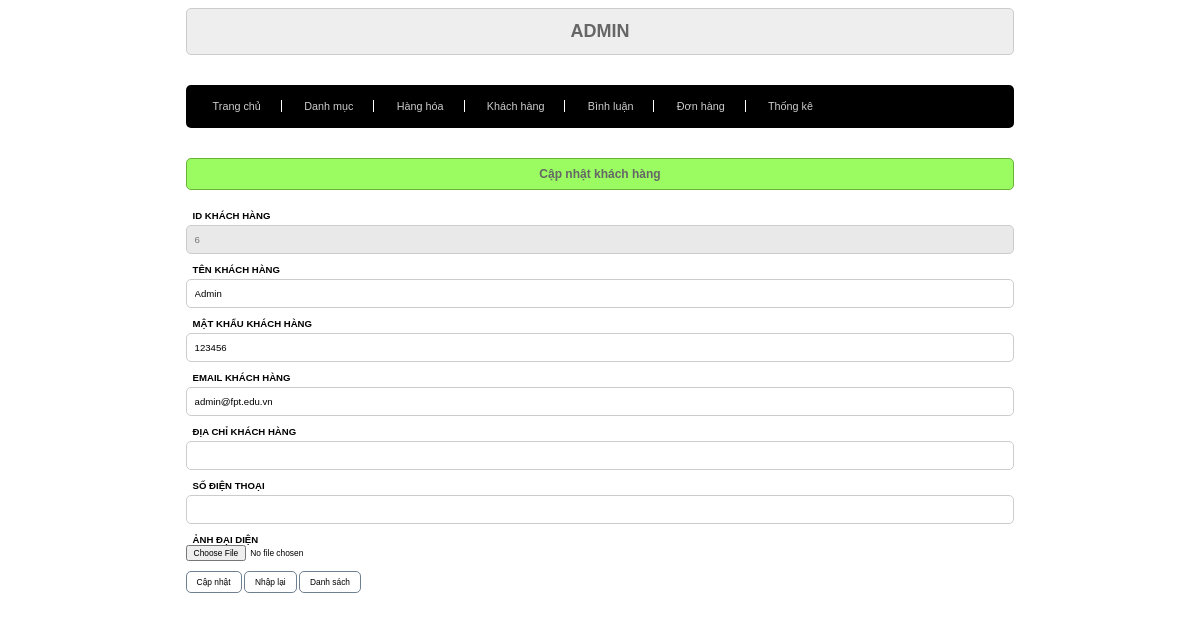
Page /admin/index.php?act=suatk&id=6 on the committed database.
### tables this page shows
CREATE TABLE `taikhoan` (
  `id` int(11) NOT NULL,
  `user` varchar(50) NOT NULL,
  `pass` varchar(50) NOT NULL,
  `email` varchar(255) NOT NULL,
  `address` varchar(255) DEFAULT NULL,
  `Add` varchar(200) DEFAULT NULL,
  `tel` varchar(20) DEFAULT NULL,
  `role` int(11) NOT NULL DEFAULT 0
);

### model/pdo.php (called while the page is built, shortened)
<?php
function pdo_get_connection(){
    $dburl = "mysql:host=localhost;dbname=duan1_sp24;charset=utf8";
    $username = 'root';
    $password = '';
    $conn = new PDO($dburl, $username, $password);
    $conn->setAttribute(PDO::ATTR_ERRMODE, PDO::ERRMODE_EXCEPTION);
    return $conn;
}
function pdo_query($sql){
    $sql_args = array_slice(func_get_args(), 1);
    try{
        $conn = pdo_get_connection();
        $stmt = $conn->prepare($sql);
        $stmt->execute($sql_args);
        $rows = $stmt->fetchAll();
        return $rows;
    }
    catch(PDOException $e){
        throw $e;
    }
    finally{
        unset($conn);
    }
}

### model/taikhoan.php (called while the page is built, shortened)
<?php
    function loadone_taikhoan($id){
        $sql = "SELECT * FROM taikhoan WHERE id = '".$id."'";
        $danhsach = pdo_query($sql);
        return $danhsach;
    }
?>

### admin/khachhang/suakhachhang.php (the view, shortened to what this page needs)
<div class="row">
            <div class="row boxtitle">
                <h1>Cập nhật khách hàng</h1>
            </div>
            <div class="row formLH">
                <form action="index.php?act=capnhattaikhoan" method="post" enctype="multipart/form-data">
                    <?php foreach($taikhoan as $a): ?>
                    <div class="row mb10">
                        <label for="">ID KHÁCH HÀNG</label>
                        <br>
                        <input class="tu-dong" type="text" name="" id="" placeholder="<?php echo $a['id'] ?>" disabled>
                    </div>
                    <br>
                    <div class="row mb10">
                        <label for="">TÊN KHÁCH HÀNG</label>
                        <br>
                        <input type="text" name="user" id="" value="<?php echo $a['user'] ?>">
                    </div>
                    <div class="row mb10">
                        <label for="">MẬT KHẨU KHÁCH HÀNG</label>
                        <br>
                        <input type="text" name="pass" id="" value="<?php echo $a['pass'] ?>">
                    </div>
                    <div class="row mb10">
                        <label for="">EMAIL KHÁCH HÀNG</label>
                        <br>
                        <input type="text" name="email" id="" value="<?php echo $a['email'] ?>">
                    </div>
                    <div class="row mb10">
                        <label for="">ĐỊA CHỈ KHÁCH HÀNG</label>
                        <br>
                        <input type="text" name="address" id="" value="<?php echo $a['address'] ?>">
                    </div>
                    <div class="row mb10">
                        <label for="">SỐ ĐIỆN THOẠI</label>
                        <br>
                        <input type="text" name="tel" id="" value="<?php echo $a['tel'] ?>">
                    </div>
                    <div class="row mb10">
                        <label for="">ẢNH ĐẠI DIỆN</label>
                        <br>
                        <input type="file" name="anh" id="">
                    </div>
                    <div class="row mb10">
                        <input type="submit" name="capnhat" value="Cập nhật">
                        <input type="reset" value="Nhập lại">
                        <a href="index.php?act=khachhang"><input type="button" value="Danh sách"></a>
                    </div>
                    <?php endforeach; ?>
                </form>
            </div>
        </div>

### css/style1.css (style rules this page uses)
* { box-sizing: border-box; font-family: sans-serif; font-size: 0.7vw; }
.row { float: left; width: 100%; position: relative; }
.mb10 { margin-bottom: 10px; }
input.tu-dong { background-color: #e9e9e9; font-family: Arial, Helvetica, sans-serif; }
.container h1 { text-align: center; font-family: Arial, Helvetica, sans-serif; font-size: 1.5vw; }
.boxtitle { background-color: #9afc61; border-radius: 1px; border: 1px solid #68b23c; font-size: 1vw; color: #666; border-radius: 5px; padding: 0px 20px; }
.boxtitle h1 { font-size: 1vw; }
.formLH { padding: 20px 0px; }
.formLH label { font-weight: bold; font-family: Arial, Helvetica, sans-serif; font-size: 0.8vw; padding-left: 7px; }
.formLH input[type="text"] { width: 100%; border: 1px solid #ccc; padding: 8px; border-radius: 5px; font-size: 0.8vw; margin-top: 4px; }
.formLH input[type="submit"], .formLH input[type="reset"], .formLH input[type="button"] { padding: 5px 10px; border-radius: 5px; background-color: white; border: 1px solid slategrey; }
input[type="button"] { padding: 5px 10px; border-radius: 5px; background-color: white; border: 1px solid slategrey; }

### rows in the picture
taikhoan: id "6", user "Admin", pass "123456", email "admin@fpt.edu.vn"
